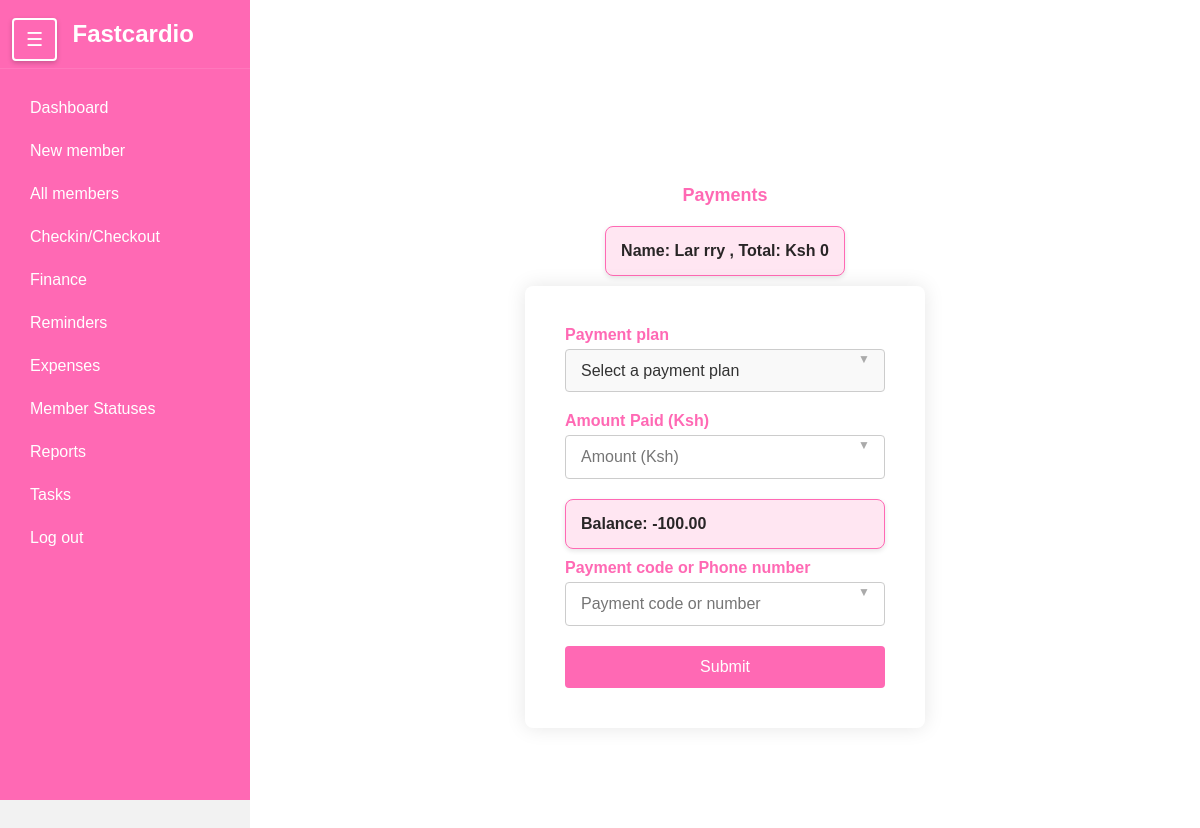
/newmember/payment/54/, run on an earlier commit of the app's database.
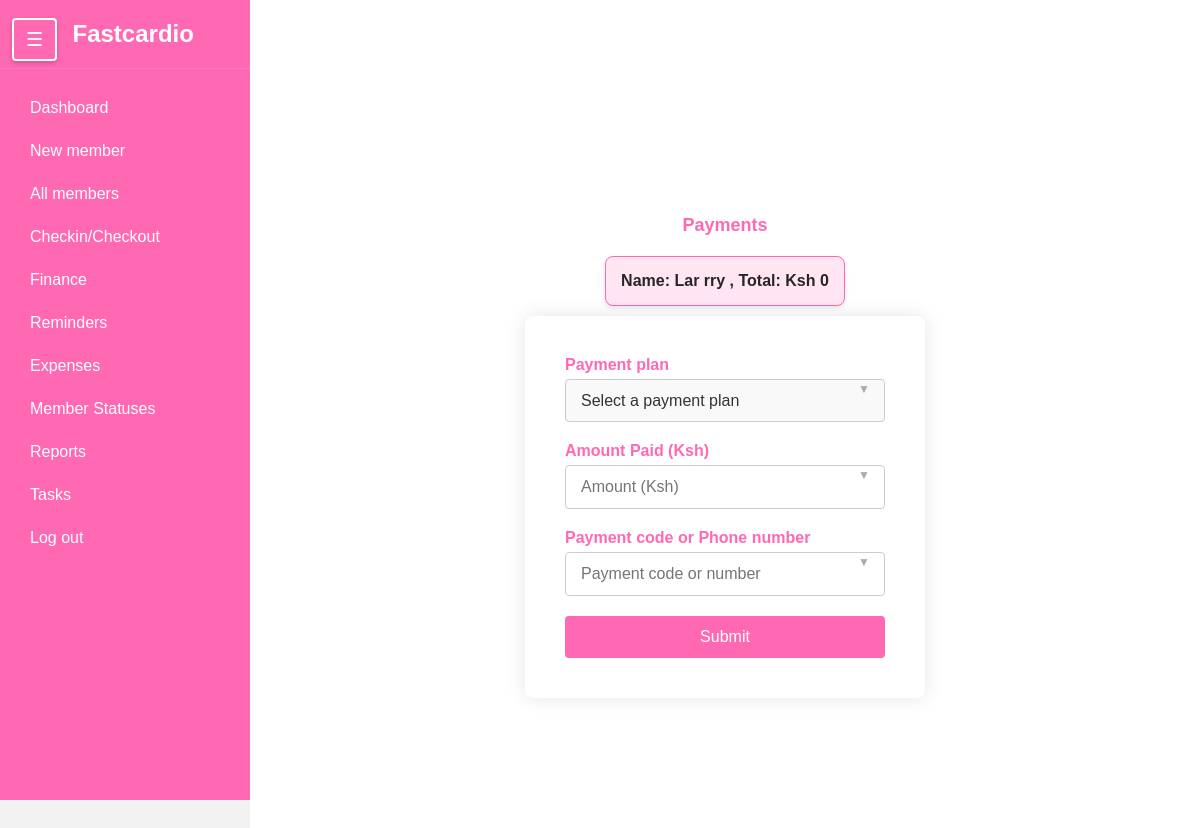
And on a later commit of the database.
### members/models.py (models this page shows, shortened)
class Member(models.Model):
    first_name = models.CharField(max_length=50)
    last_name = models.CharField(max_length=50)
    phone_number = models.CharField(max_length=15)
    date_joined = models.DateTimeField(auto_now_add=True)
    membership_expiry = models.DateField(null=True, blank=True, help_text="Date when the membership expires")
    is_active = models.BooleanField(default=False)
    is_frozen = models.BooleanField(default=False)
    additional_info = models.TextField(blank=True,null=True)
    gender = models.CharField(max_length= 6)
    balance = models.DecimalField(
        max_digits=10,
        decimal_places=2,
        default=0,
        help_text="Positive balance indicates credit, negative indicates debt"
    )

### members/views.py (the view, shortened to what this page needs)
# urls.py: path('newmember/payment/<int:member_id>/', views.save_payment, name='Payment'),
def save_payment(request, member_id=None):
    if member_id is None:
        member_id = request.session.get('new_member_id')
    try:
        member = get_object_or_404(Member, id=member_id)
    except:
        return HttpResponse("Member not found")
    return render(request, 'payment.html', {'member': member})

### members/templates/payment.html (shortened to what this page needs)
{% extends 'sidebar.html' %}
{% load static %}
{% block extra_styles %}
    <link rel="stylesheet" href="{% static 'styles.css' %}">
{% endblock %}
{% block content %}
  <div class="login-container">
    <h1 style="font-size: large;" >Payments </h1>
    <div style="margin-bottom: 10px; background-color: #ffe6f2; border: 1px solid #ff69b4; border-radius: 8px; padding: 15px; font-size: 18px; font-weight: bold; color: #333; text-align: left; box-shadow: 0 2px 5px rgba(0, 0, 0, 0.1);">
      <p id="name-amount" style="font-size: medium; color: #282526;">Name: {{ member.first_name }} {{ member.last_name }} , Total:  Ksh 0 </p>
    </div>
    <form method="post" >
      <div class="form-group">
        <label for="plan">Payment plan</label>
        <select name="plan" id="plan" onchange="updateAmount()" required>
            <option value="" disabled selected>Select a payment plan</option>
        </select>
    </div>
      <div class="form-group">
        <label for="amount">Amount Paid (Ksh)</label>
        <input type="number" name = "amount" id="amount" placeholder="Amount (Ksh)" required>
      </div>
      {% if member.balance != 0 %}
      <div style="margin-bottom: 10px; background-color: #ffe6f2; border: 1px solid #ff69b4; border-radius: 8px; padding: 15px; font-size: 18px; font-weight: bold; color: #333; text-align: left; box-shadow: 0 2px 5px rgba(0, 0, 0, 0.1);">
        <p id="name-amount" style="font-size: medium; color: #282526;">Balance: {{ member.balance }} </p>
      </div>
      {% endif %}
      <div class="form-group">
        <label for="code">Payment code or Phone number</label>
        <input type="text" name = "code" id="code" placeholder="Payment code or number" required >
      </div>
      <button type="submit" class="login-button">Submit</button>
    </form>
  </div>
{% endblock %}

What changed in the data, as far as the page shows it:
changed Member "Lar": balance "-100.00" → (not shown)
Also different on the page:
text no longer shown: "Balance:"
